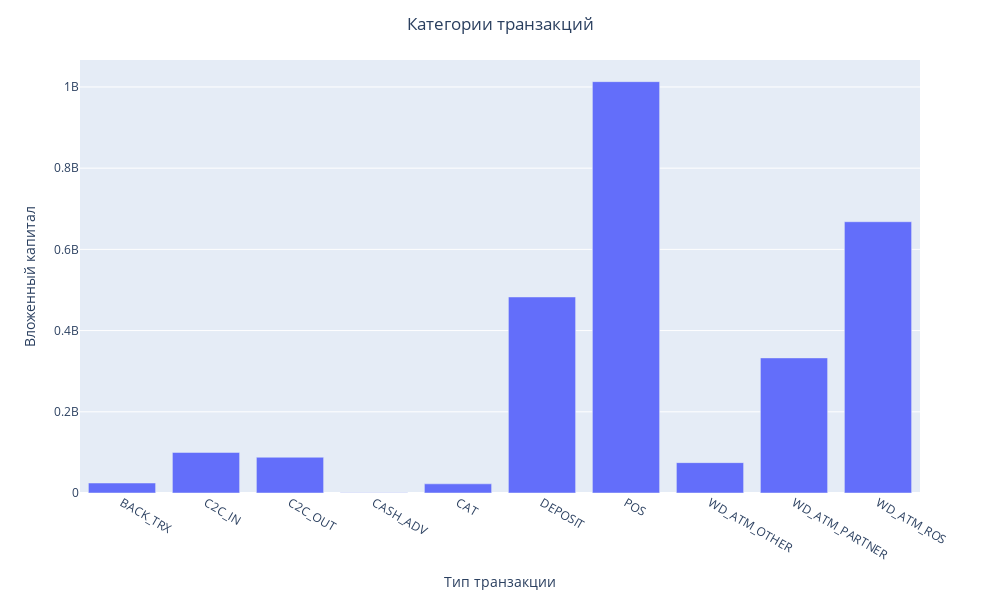

Here is the notebook cell this chart was saved with:
### Markdown cell above
рассчиттаем на какие категории транзакций были больше всего простимулированны капиталом

### Code cell
trx_cat=raw_df['trx_category'].value_counts() # выделяем категории

amount_trx=raw_df.groupby(['trx_category']).agg({'amount':'sum'}) # считаем общую сумму капиталовложений в каждой из категорий
amount_trx=amount_trx.reset_index()

fig=px.bar(amount_trx,x=amount_trx.trx_category,y=amount_trx.amount,width=1000, height=600)
fig.update_layout(
                  title={   'text' :'Категории транзакций',
                            'x':0.5,
                            'xanchor': 'center'},
                  xaxis_title="Тип транзакции",
                  yaxis_title="Вложенный капитал",
                  )
fig.show(renderer='vscode')

### Figure 1 — Plotly figure (JSON) as saved in the notebook; plotly's stock layout.template omitted (floating-point values rounded to 4 significant figures)
{"data": [{"alignmentgroup": "True", "hovertemplate": "trx_category=%{x}<br>amount=%{y}<extra></extra>", "legendgroup": "", "marker": {"color": "#636efa", "pattern": {"shape": ""}}, "name": "", "offsetgroup": "", "orientation": "v", "showlegend": false, "textposition": "auto", "type": "bar", "x": ["BACK_TRX", "C2C_IN", "C2C_OUT", "CASH_ADV", "CAT", "DEPOSIT", "POS", "WD_ATM_OTHER", "WD_ATM_PARTNER", "WD_ATM_ROS"], "xaxis": "x", "y": [24620000.0, 99900000.0, 88070000.0, 912800.0, 22600000.0, 482700000.0, 1013000000.0, 74780000.0, 332717750, 668084500], "yaxis": "y"}], "layout": {"barmode": "relative", "height": 600, "legend": {"tracegroupgap": 0}, "margin": {"t": 60}, "title": {"text": "Категории транзакций", "x": 0.5, "xanchor": "center"}, "width": 1000, "xaxis": {"anchor": "y", "domain": [0, 1], "title": {"text": "Тип транзакции"}}, "yaxis": {"anchor": "x", "domain": [0, 1], "title": {"text": "Вложенный капитал"}}}}
